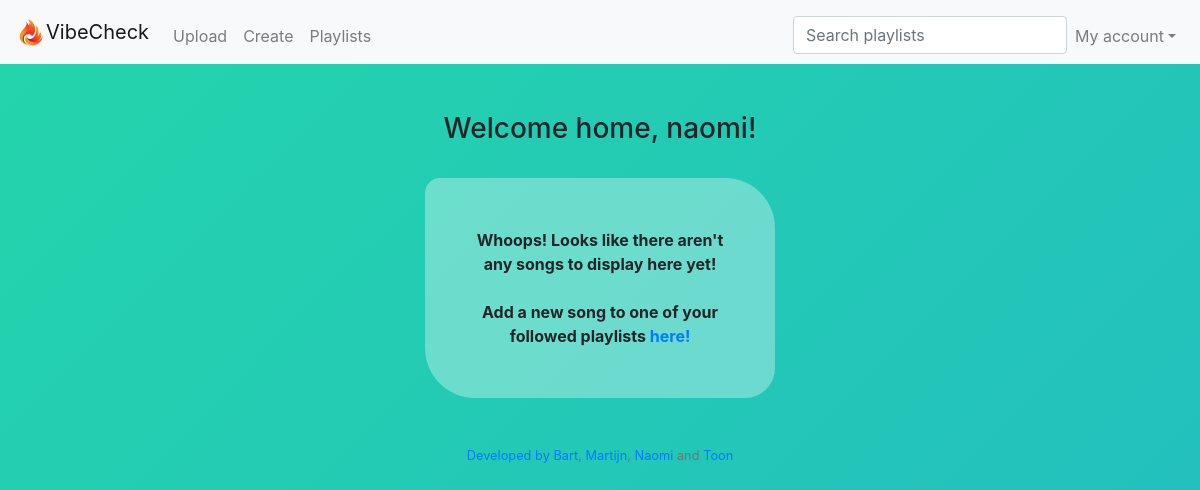
The app's page /timeline (signed in), older data.
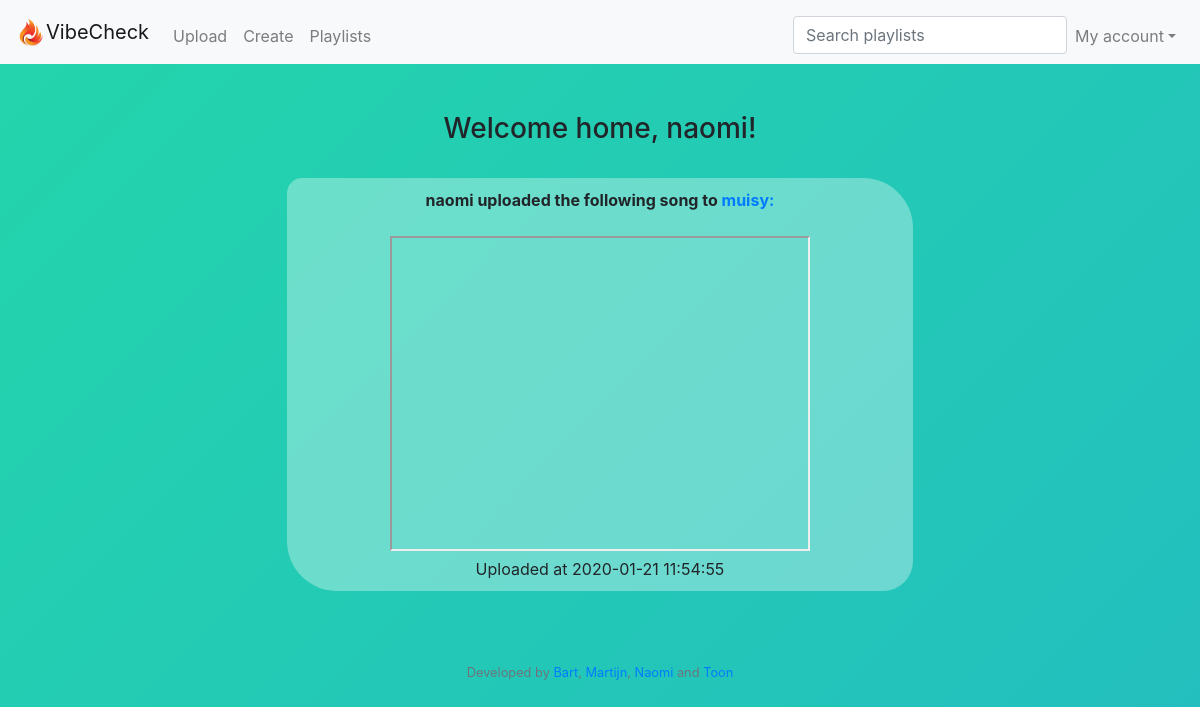
The same page, newer data.
### tables this page shows
CREATE TABLE 'users' ('user_id' integer PRIMARY KEY NOT NULL, 'username' text, 'hash' text);

CREATE TABLE 'tracks' ('group_id' integer, 'link' text, 'added_by' text, 'time' timestamp DEFAULT CURRENT_TIMESTAMP,'link_desc' text);

CREATE TABLE 'groups' ('group_id' integer PRIMARY KEY NOT NULL, 'group_name' text, 'description' text);

### application.py (the view)
@app.route("/timeline")
@login_required
def timeline():
    groups_ids = db.execute("SELECT group_id FROM group_users WHERE user_id= :user_id", user_id=session["user_id"])
    name = db.execute("SELECT username FROM users WHERE user_id = :user_id", user_id=session["user_id"])
    groups = []
    for group in groups_ids:
        groups.append(group["group_id"])
    data = []
    for group_id in groups:
        rows = db.execute("SELECT group_id, added_by, link, time, link_desc FROM tracks WHERE group_id= :group_id", group_id=group_id)
        for link in rows:
            data1 = []
            data1.append(db.execute("SELECT username FROM users WHERE user_id = :user_id", user_id=link["added_by"]))
            youtube = link["link"]
            data1.append(youtube_api(youtube))
            data1.append(link["time"])
            data1.append(db.execute("SELECT group_name FROM groups WHERE group_id = :group_id", group_id=link["group_id"]))
            data1.append(link["link_desc"])
            data.append(data1)
    data.sort(key=lambda x: x[2], reverse=True)
    return render_template("timeline.html", data=data, name=name)

### application.py (called while the page is built)
@app.after_request
def after_request(response):
    response.headers["Cache-Control"] = "no-cache, no-store, must-revalidate"
    response.headers["Expires"] = 0
    response.headers["Pragma"] = "no-cache"
    return response

### helpers.py (called while the page is built)
def youtube_api(link):
    db = SQL("sqlite:///project.db")
    link = link.split("=")
    link = link[1].split("&")
    for item in link:
        return item

def login_required(f):
    @wraps(f)
    def decorated_function(*args, **kwargs):
        if session.get("user_id") is None:
            return redirect("/login")
        return f(*args, **kwargs)
    return decorated_function

### templates/timeline.html (shortened to what this page needs)
{% extends "layout.html" %}
{% block main %}
        <h3 align = "center">Welcome home, {{ name[0]["username"]}}!</h3>
        <br>
        {% if not data %}
            <div class = "form">
                <strong>Whoops! Looks like there aren't any songs to display here yet!
                <br><br>
                Add a new song to one of your followed playlists <a href = /upload>here!</strong>
            </div>
        {% endif %}
        {% for link in data %}
        <div class= "song">
            <div align="center" color=white>
                <strong>{{link[0][0]["username"]}} uploaded the following song to <a href=/group_profile?name={{ link[3][0]["group_name"]}}>{{ link[3][0]["group_name"] }}:</a></strong>
            </div>
            <br>
            <div align="center">
                <iframe width="420" height="315"
                    src="https://www.youtube.com/embed/{{link[1]}}">
                </iframe>
            </div>
            Uploaded at {{link[2]}}
            </div>
        <br>
        {% endfor %}
{% endblock %}

### templates/layout.html (shortened to what this page needs)
<!DOCTYPE html>
<html lang="en">
    <head>
        <link href="https://stackpath.bootstrapcdn.com/bootstrap/4.3.1/css/bootstrap.min.css" rel="stylesheet">
        <link href="/static/styles.css" rel="stylesheet">
    </head>
    <body>
        <nav class="navbar sticky-top navbar-expand-lg navbar-light bg-light">
            <img src="/static/logo.png" width="30" height="30" alt="">
            <a class="navbar-brand" href="/timeline">VibeCheck</a>
            <div class="collapse navbar-collapse" id="navbar">
                {% if session.user_id %}
                <div class="collapse navbar-collapse">
                <ul class="navbar-nav mr-auto mt-2">
                    <li class="nav-item"><a class="nav-link" href="/upload">Upload</a></li>
                    <li class="nav-item"><a class="nav-link" href="/create">Create</a></li>
                    <li class="nav-item"><a class="nav-link" href="/playlists">Playlists</a></li>
                </ul>
                </div>
                <ul class="navbar-nav ml-auto mt-2">
                    <input class="form-control ml-auto-2" type="search" placeholder="Search playlists" aria-label="Search">
                    <a href="#menu2" class="nav-link dropdown-toggle" data-toggle="dropdown" id="navbarDropdownMenuLink" aria-expanded="false" aria-haspopup="true">My account</a>
                {% else %}
                <ul class="navbar-nav ml-auto mt-2">
                    <li class="nav-item"><a class="nav-link" href="/register">Register</a></li>
                    <li class="nav-item"><a class="nav-link" href="/login">Log In</a></li>
                </ul>
                {% endif %}
            </div>
        </nav>
        <main class="container p-5">
            {% block main %}{% endblock %}
        </main>
        <footer class="small text-center text-muted">
        Developed by <a href="https://www.instagram.com/uhhbart">Bart</a>, <a href="https://instagram.com/martijnschuurhuiss">Martijn</a>,
                     <a href="https://instagram.com/naomi.roodx">Naomi</a> and <a href="https://instagram.com/tun62">Toon</a>
        </footer>
    </body>
</html>

### static/styles.css (style rules this page uses)
body { background: linear-gradient(-45deg, #ee7752, #e73c7e, #23a6d5, #23d5ab); background-size: 800% 400%; animation: gradient 15s ease infinite; }
.song { margin: 0 auto; width:60%; text-align: center; background-color: rgba(255, 255, 255, 0.33); padding: 10px; border-radius: 15px 50px 30px; }

Row changes from the older to the newer data that the page shows:
added tracks: username "naomi", group_name "muisy", time "2020-01-21 11:54:55"
Text that changed along with them:
text no longer shown: "Whoops! Looks like there aren't any songs to display here yet! Add a new song to one of your followed playlists here!"
